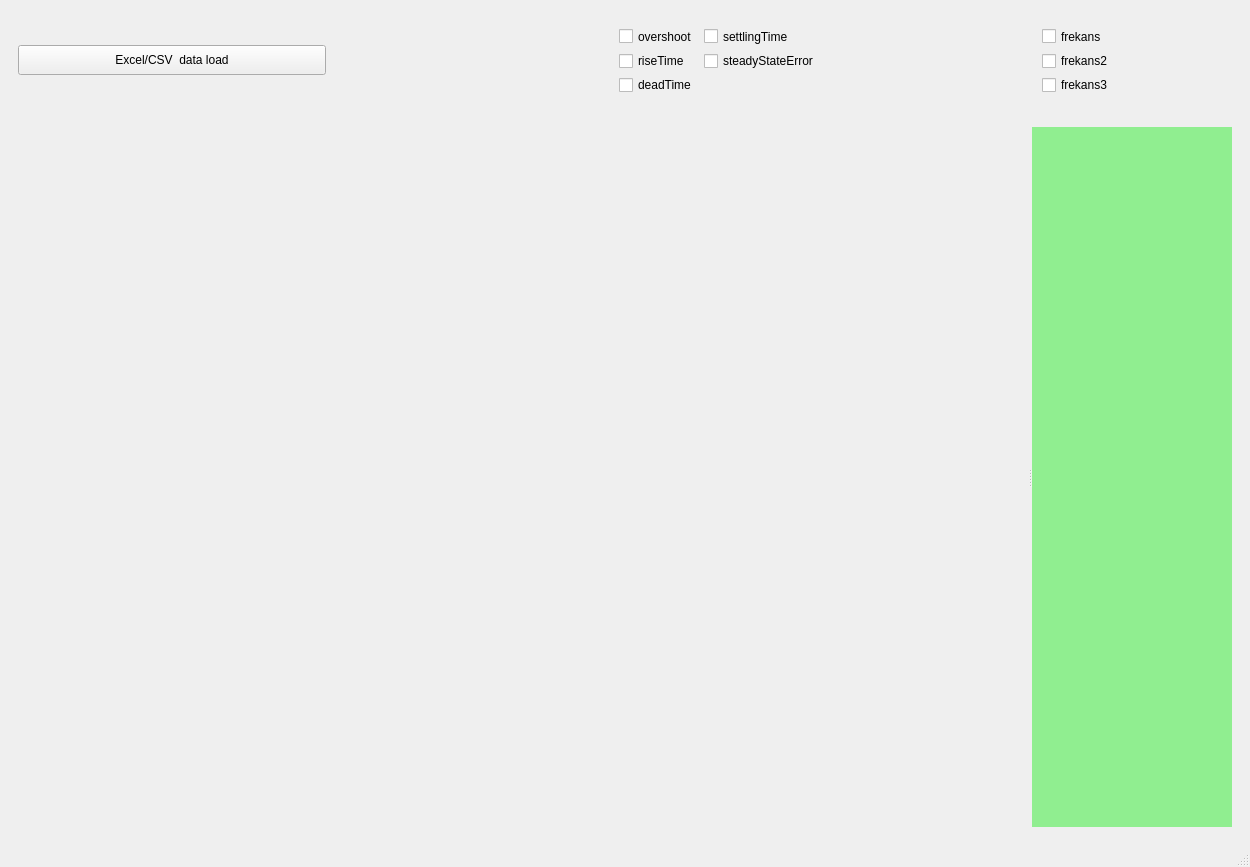
<?xml version="1.0" encoding="UTF-8"?>
<ui version="4.0">
 <class>SignalInterface</class>
 <widget class="QMainWindow" name="SignalInterface">
  <property name="geometry">
   <rect>
    <x>0</x>
    <y>0</y>
    <width>1250</width>
    <height>867</height>
   </rect>
  </property>
  <property name="windowTitle">
   <string>Signal Analyze Interface</string>
  </property>
  <widget class="QWidget" name="centralwidget">
   <layout class="QVBoxLayout" name="verticalLayout_3">
    <item>
     <widget class="QWidget" name="topContolWidget" native="true">
      <property name="sizePolicy">
       <sizepolicy hsizetype="Preferred" vsizetype="Preferred">
        <horstretch>0</horstretch>
        <verstretch>0</verstretch>
       </sizepolicy>
      </property>
      <property name="minimumSize">
       <size>
        <width>0</width>
        <height>100</height>
       </size>
      </property>
      <layout class="QHBoxLayout" name="horizontalLayout">
       <item>
        <widget class="QPushButton" name="loadDataButton">
         <property name="sizePolicy">
          <sizepolicy hsizetype="Maximum" vsizetype="Fixed">
           <horstretch>0</horstretch>
           <verstretch>0</verstretch>
          </sizepolicy>
         </property>
         <property name="maximumSize">
          <size>
           <width>450</width>
           <height>30</height>
          </size>
         </property>
         <property name="text">
          <string>Excel/CSV  data load</string>
         </property>
        </widget>
       </item>
       <item>
        <spacer name="horizontalSpacer">
         <property name="orientation">
          <enum>Qt::Orientation::Horizontal</enum>
         </property>
         <property name="sizeType">
          <enum>QSizePolicy::Policy::Fixed</enum>
         </property>
         <property name="sizeHint" stdset="0">
          <size>
           <width>278</width>
           <height>18</height>
          </size>
         </property>
        </spacer>
       </item>
       <item alignment="Qt::AlignmentFlag::AlignLeft">
        <widget class="QWidget" name="stepResponseWidget" native="true">
         <property name="sizePolicy">
          <sizepolicy hsizetype="Expanding" vsizetype="Preferred">
           <horstretch>0</horstretch>
           <verstretch>0</verstretch>
          </sizepolicy>
         </property>
         <layout class="QGridLayout" name="gridLayout">
          <item row="0" column="0">
           <widget class="QCheckBox" name="overshootCheckBox">
            <property name="text">
             <string>overshoot</string>
            </property>
           </widget>
          </item>
          <item row="0" column="1">
           <widget class="QCheckBox" name="settlingTimeCheckBox">
            <property name="text">
             <string>settlingTime</string>
            </property>
           </widget>
          </item>
          <item row="1" column="0">
           <widget class="QCheckBox" name="riseTimeCheckBox">
            <property name="text">
             <string>riseTime</string>
            </property>
           </widget>
          </item>
          <item row="1" column="1">
           <widget class="QCheckBox" name="steadyStateErrorCheckBox">
            <property name="text">
             <string>steadyStateError</string>
            </property>
           </widget>
          </item>
          <item row="2" column="0">
           <widget class="QCheckBox" name="deadTimeCheckBox">
            <property name="text">
             <string>deadTime</string>
            </property>
           </widget>
          </item>
         </layout>
        </widget>
       </item>
       <item alignment="Qt::AlignmentFlag::AlignHCenter">
        <widget class="QWidget" name="frekansResponseWidget" native="true">
         <property name="sizePolicy">
          <sizepolicy hsizetype="Preferred" vsizetype="Preferred">
           <horstretch>0</horstretch>
           <verstretch>0</verstretch>
          </sizepolicy>
         </property>
         <layout class="QVBoxLayout" name="verticalLayout_5">
          <item>
           <widget class="QCheckBox" name="frekans1">
            <property name="text">
             <string>frekans</string>
            </property>
           </widget>
          </item>
          <item>
           <widget class="QCheckBox" name="frekans2">
            <property name="text">
             <string>frekans2</string>
            </property>
           </widget>
          </item>
          <item>
           <widget class="QCheckBox" name="frekans3">
            <property name="text">
             <string>frekans3</string>
            </property>
           </widget>
          </item>
         </layout>
        </widget>
       </item>
      </layout>
     </widget>
    </item>
    <item>
     <widget class="QWidget" name="mainContentWidget" native="true">
      <property name="sizePolicy">
       <sizepolicy hsizetype="Preferred" vsizetype="Expanding">
        <horstretch>0</horstretch>
        <verstretch>0</verstretch>
       </sizepolicy>
      </property>
      <layout class="QVBoxLayout" name="verticalLayout_2">
       <item>
        <widget class="QSplitter" name="splitter">
         <property name="orientation">
          <enum>Qt::Orientation::Horizontal</enum>
         </property>
         <widget class="QCustomChartView" name="signalGraphWidget" native="true">
          <property name="sizePolicy">
           <sizepolicy hsizetype="Preferred" vsizetype="Preferred">
            <horstretch>1</horstretch>
            <verstretch>0</verstretch>
           </sizepolicy>
          </property>
          <property name="minimumSize">
           <size>
            <width>0</width>
            <height>700</height>
           </size>
          </property>
          <property name="autoFillBackground">
           <bool>false</bool>
          </property>
          <property name="styleSheet">
           <string notr="true"/>
          </property>
         </widget>
         <widget class="QWidget" name="rightPanelWidget" native="true">
          <property name="sizePolicy">
           <sizepolicy hsizetype="Preferred" vsizetype="Minimum">
            <horstretch>0</horstretch>
            <verstretch>0</verstretch>
           </sizepolicy>
          </property>
          <property name="minimumSize">
           <size>
            <width>200</width>
            <height>700</height>
           </size>
          </property>
          <property name="styleSheet">
           <string notr="true">background-color: lightgreen;</string>
          </property>
          <layout class="QVBoxLayout" name="verticalLayout">
           <item>
            <widget class="QWidget" name="dynamicPropertiesContainer" native="true">
             <property name="sizePolicy">
              <sizepolicy hsizetype="Preferred" vsizetype="Preferred">
               <horstretch>0</horstretch>
               <verstretch>0</verstretch>
              </sizepolicy>
             </property>
             <property name="minimumSize">
              <size>
               <width>200</width>
               <height>0</height>
              </size>
             </property>
            </widget>
           </item>
          </layout>
         </widget>
        </widget>
       </item>
      </layout>
     </widget>
    </item>
   </layout>
  </widget>
  <widget class="QMenuBar" name="menubar">
   <property name="geometry">
    <rect>
     <x>0</x>
     <y>0</y>
     <width>1250</width>
     <height>17</height>
    </rect>
   </property>
  </widget>
  <widget class="QStatusBar" name="statusbar"/>
 </widget>
 <customwidgets>
  <customwidget>
   <class>QCustomChartView</class>
   <extends>QWidget</extends>
   <header>qcustomchartview.h</header>
   <container>1</container>
  </customwidget>
 </customwidgets>
 <resources/>
 <connections/>
</ui>
